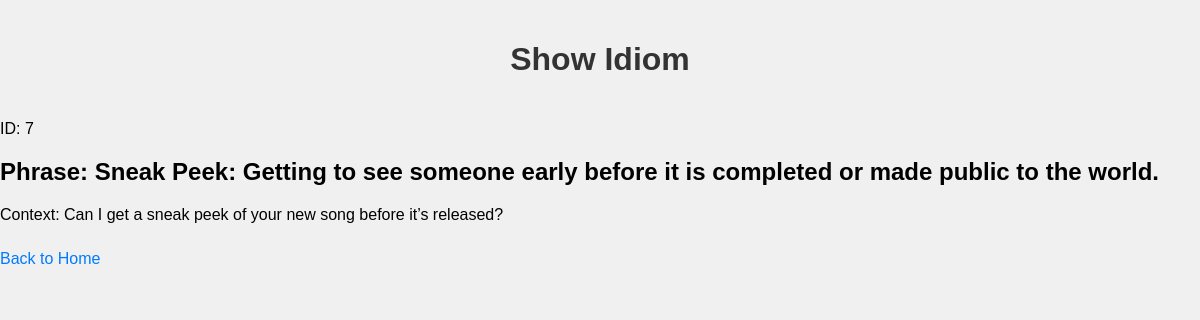
The page /show/7 on the database its author committed.
### main.py (models this page shows)
class Idiom(db.Model):
    id = db.Column(db.Integer, primary_key=True)
    phrase = db.Column(db.String(80), unique=True, nullable=False)
    context = db.Column(db.String(120), nullable=False)

### main.py (the view)
@app.route('/show/<int:id>')
def show_idiom(id):
    idiom = Idiom.query.get_or_404(id)
    return render_template('show_idiom.html', idiom=idiom)

### templates/show_idiom.html (shortened to what this page needs)
<!DOCTYPE html>
<html>
    <head>
        <link rel="stylesheet" href="{{ url_for('static', filename='styles.css') }}">
    </head>
<body>
    <h1>Show Idiom</h1>
    <p>ID: {{ idiom.id }}</p>
    <h2>Phrase: {{ idiom.phrase }}</h2>
    <p>Context: {{ idiom.context }}</p>
    <a href="{{ url_for('home') }}">Back to Home</a>
</body>
</html>

### static/styles.css (style rules this page uses)
body { font-family: Arial, sans-serif; margin: 0; padding: 0; background-color: #f0f0f0; }
h1 { color: #333; text-align: center; padding: 20px 0; }
a { display: inline-block; margin: 10px 0; color: #007BFF; text-decoration: none; }

### rows shown on the page
Idiom: id "7", phrase "Sneak Peek: Getting to see someone early before it is completed or made public to the world.", context "Can I get a sneak peek of your new song before it’s released?"
